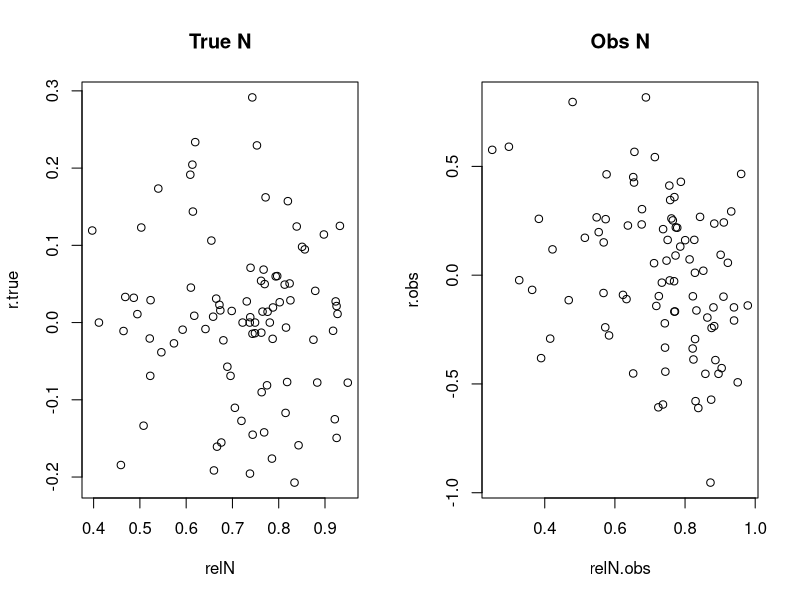
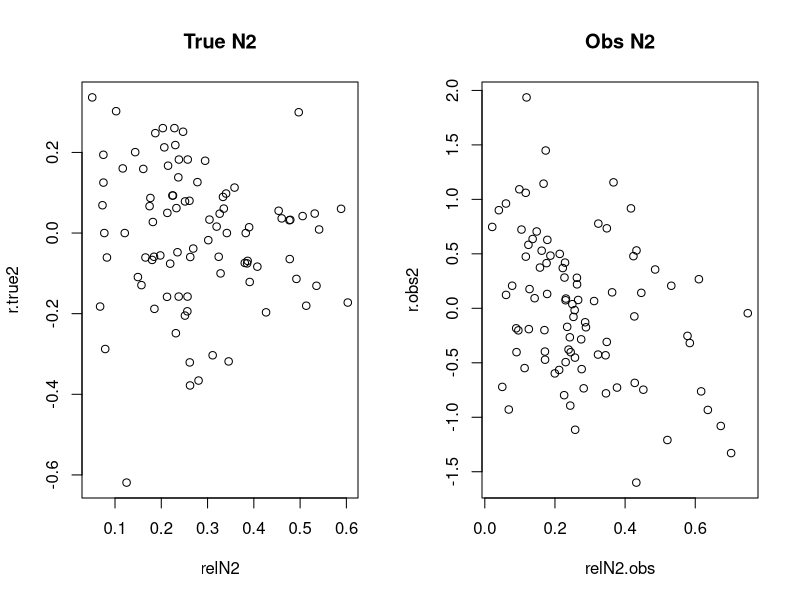

Generate these figures, in order, with R: (Note: this script raises an error after producing the figures.)
  #specify combinations of freq-dep parameters
totT=100

  initN=5
  initN2=5

  r1=20
  r2=20

  a11=.1
  a12=.1
  a21=.1
  a22=.1
  
  #2-species annual plant model----------------------------------------------
    updateN = function(r_arg, Nself, N1, a_intra, a1){
      newN = (r_arg * Nself) /(1 + a_intra * Nself + a1 * N1 )
      newN=rpois(1,newN)         #demographic stochasticity
      return(newN)
                  }
    
    # population size vectors
N=initN
N2=initN2
for(t in 2:totT){
  N[t]=updateN(r1,N[t-1],N2[t-1],a11,a12)
  N2[t]=updateN(r2,N2[t-1],N[t-1],a22,a21)
  }


# do stats -------------------------------------------------------------------

# first, cut off burn in phase
N=N[(totT/10):totT]
lagN=N[1:length(N)-1]
N2=N2[(totT/10):totT]
lagN2=N2[1:length(N2)-1]

# add noise
#obsN=N+rnorm(length(N),0,10)    # normal variation around true N
obsN=exp(log(N)+rnorm(length(N),0,0.2))    # lognormal variation around true N
lagObsN=obsN[1:length(obsN)-1]

#obsN2=N2+rnorm(length(N2),0,10)    # normal variation around true N
obsN2=exp(log(N2)+rnorm(length(N2),0,0.5))    # lognormal variation around true N
lagObsN2=obsN2[1:length(obsN2)-1]

# calculate per capita growth rate
r.true=log(N[2:length(N)]/lagN)
r.obs=log(obsN[2:length(N)]/lagObsN)

r.true2=log(N2[2:length(N2)]/lagN2)
r.obs2=log(obsN2[2:length(N2)]/lagObsN2)

#calculate relative abundance
TotN=N[1:length(N)-1]+N2[1:length(N)-1]
relN=N[1:length(N)-1]/TotN
relN2=N2[1:length(N)-1]/TotN
TotN.obs=obsN[1:length(obsN)-1]+obsN2[1:length(obsN)-1]
relN.obs=obsN[1:length(obsN)-1]/TotN.obs
relN2.obs=obsN2[1:length(obsN)-1]/TotN.obs
  
#model true data
print(summary(lm(r.true~relN)))
# model observed data
print(summary(lm(r.obs~relN.obs)))

par(mfrow=c(1,2))
plot(relN,r.true,main="True N")
plot(relN.obs,r.obs,main="Obs N")

# model true data
print(summary(lm(r.true2~relN2)))
# model observed data
print(summary(lm(r.obs2~relN2.obs)))

par(mfrow=c(1,2))
plot(relN2,r.true2,main="True N2")
plot(relN2.obs,r.obs2,main="Obs N2")
  
library("MCMCpack")  
#Bayesian model to account for uncertainty
  summary(MCMCregress(r.true~relN, burnin = 1000, mcmc = 10000,
                      thin = 1, verbose = 0, seed = NA, beta.start = 0, 
                      b0 = 0, B0 = 10, c0 = 5, d0 = 5,
                      marginal.likelihood = "none"))
  
  summary(MCMCregress(r.obs~relN.obs, burnin = 1000, mcmc = 10000,
                      thin = 1, verbose = 0, seed = NA, beta.start = 0, 
                      b0 = 0, B0 = 10, c0 = 5, d0 = 5,
                      marginal.likelihood = "none"))
  
  #Bayesian model to account for uncertainty
  summary(MCMCregress(r.true2~relN2, burnin = 1000, mcmc = 10000,
                      thin = 1, verbose = 0, seed = NA, beta.start = 0, 
                      b0 = 0, B0 = 2, c0 = 5, d0 = 5,
                      marginal.likelihood = "none"))
  
  summary(MCMCregress(r.obs2~relN2.obs, burnin = 1000, mcmc = 10000,
                      thin = 1, verbose = 0, seed = NA, beta.start = 0, 
                      b0 = 0, B0 = 2, c0 = 5, d0 = 5,
                      marginal.likelihood = "none"))
  
  #Bayesian model to account for uncertainty
  real1=as.data.frame(cbind(r.true,relN,rand=rep(0,length(r.true)),group=rep(1,length(r.true))))
  
  summary(MCMChregress(fixed=r.true~relN, random= ~rand, data=real1, group = "group", 
                       burnin = 1000, mcmc = 10000, thin = 10, verbose = 0, seed = NA, beta.start = 0, sigma2.start = NA,
                       mubeta = 0, Vbeta=1.0E6, nu = 5, delta = 5, r = 2, R = diag(1,0.001))$mcmc)
  
  data1=as.data.frame(cbind(r.obs,relN.obs,rand=rep(0,length(r.true)),group=rep(1,length(r.true))))
  
  summary(MCMChregress(fixed=r.obs~relN.obs, random= ~rand, data=data1, group = "group", 
                       burnin = 1000, mcmc = 10000, thin = 10, verbose = 0, seed = NA, beta.start = 0, sigma2.start = NA,
                       mubeta = 0, Vbeta=1.0E6, nu = 5, delta = 5, r = 2, R = diag(1,0.001))$mcmc)
  
  
  
  #Bayesian model to account for uncertainty
  real2=as.data.frame(cbind(r.true2,relN2,rand=rep(0,length(r.true2)),group=rep(1,length(r.true2))))
  
  summary(MCMChregress(fixed=r.true2~relN2, random= ~rand, data=real2, group = "group", 
                       burnin = 1000, mcmc = 10000, thin = 10, verbose = 0, seed = NA, beta.start = 0, sigma2.start = NA,
                       mubeta = 0, Vbeta=1.0E6, nu = 5, delta = 5, r = 2, R = diag(1,0.001))$mcmc)
  
  data2=as.data.frame(cbind(r.obs2,relN2.obs,rand=rep(0,length(r.true2)),group=rep(1,length(r.true2))))
  
  summary(MCMChregress(fixed=r.obs2~relN2.obs, random= ~rand, data=data2, group = "group", 
                       burnin = 1000, mcmc = 10000, thin = 10, verbose = 0, seed = NA, beta.start = 0, sigma2.start = NA,
                       mubeta = 0, Vbeta=10, nu = 5, delta = 5, r = 2, R = diag(1,0.001))$mcmc)
  
